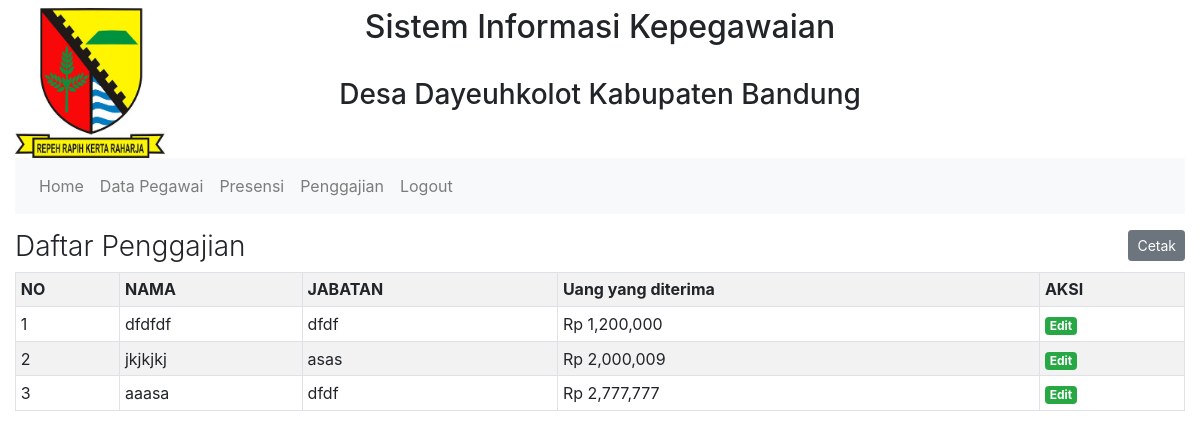
/penggajian/index.php (signed in), run on the app's committed database.
### tables this page shows
CREATE TABLE `pegawai` (
  `id_pegawai` int(11) NOT NULL,
  `nama` varchar(128) NOT NULL,
  `tempat_lahir` varchar(20) NOT NULL,
  `tanggal_lahir` date NOT NULL,
  `jenis_kelamin` enum('L','P') NOT NULL,
  `alamat` varchar(256) NOT NULL,
  `tanggal_masuk` date NOT NULL,
  `jabatan` varchar(50) NOT NULL,
  `gaji` int(12) NOT NULL,
  `foto` varchar(128) NOT NULL
);

### penggajian/index.php (the view, shortened to what this page needs)
<?php
  require '../function/koneksi.php';
  require '../header.php';
  $query = mysqli_query($koneksi, "SELECT * FROM pegawai");
 ?>
<div class="container-fluid mt-3">
	<div class="row">
		<div class="col-md-12">
			 <div class="row">
			 	<div class="col-md-6">
			 		<h3 class="font-weight-light">Daftar Penggajian</h3>
			 	</div>
			 	<div class="col-md-6" align="right">
			 		<a href="#" class="btn btn-secondary btn-sm" data-toggle="modal" data-target="#cetakGaji">Cetak</a>
			 	</div>
			 </div>
			 <table class="table table-sm table-bordered table-striped">
			 	<tr>
			 		<th>NO</th>
			 		<th>NAMA</th>
			 		<th>JABATAN</th>
			 		<th>Uang yang diterima</th>
			 		<th>AKSI</th>
			 	</tr>
			 	<?php
				 	$no = 1;
				 	while($row = mysqli_fetch_assoc($query)) : ?>
				 	<tr>
				 		<td><?php echo $no; ?></td>
				 		<td><?php echo $row['nama']; ?></td>
				 		<td><?php echo $row['jabatan']; ?></td>
				 		<td><?php echo 'Rp '.number_format($row['gaji']); ?></td>
				 		<td>
				 			<a href="edit.php?id=<?php echo $row['id_pegawai']; ?>" class="badge badge-success">Edit</a>
				 		</td>
				 	</tr>
			 	<?php
			 		$no++;
			 		endwhile;
			 	?>
			 </table>
		</div>
	 </div>
</div>
 <?php require '../footer.php'; ?>

### data on the page
pegawai: nama "dfdfdf", jabatan "dfdf", gaji "1,200,000"
pegawai: nama "jkjkjkj", jabatan "asas", gaji "2,000,009"
pegawai: nama "aaasa", jabatan "dfdf", gaji "2,777,777"
